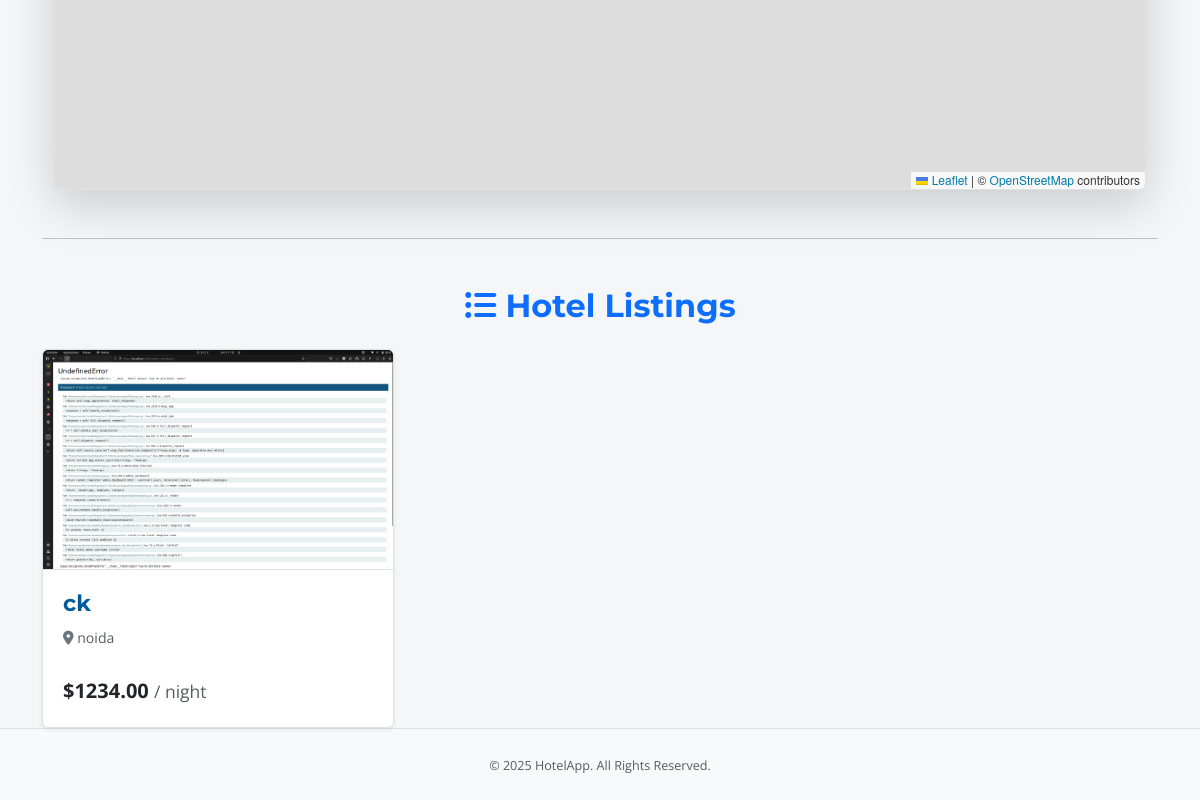
Before: / (lower part) with the older database file.
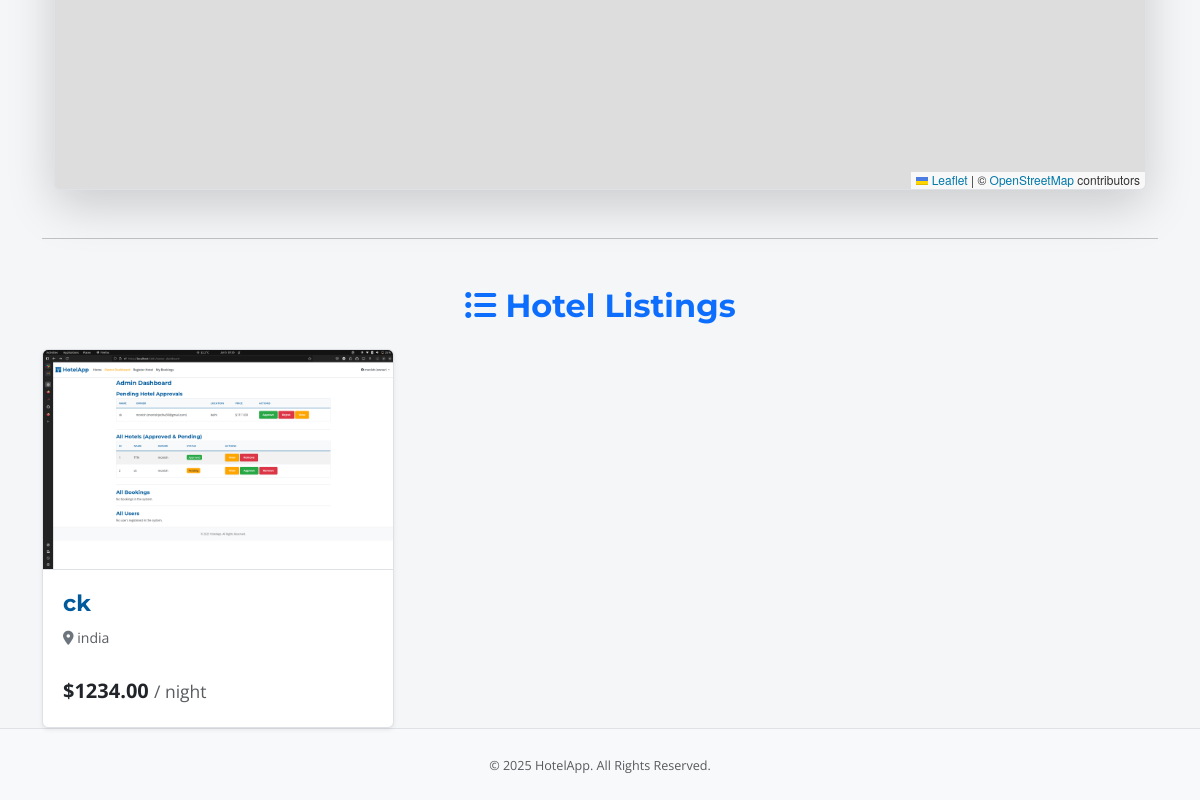
After: the same page with the newer database file.
### app.py (models this page shows, shortened)
class Hotel(db.Model):
    id = db.Column(db.Integer, primary_key=True)
    name = db.Column(db.String(100), nullable=False)
    location = db.Column(db.String(200), nullable=False)
    description = db.Column(db.Text, nullable=True)
    price_per_night = db.Column(db.Float, nullable=False)
    image_url = db.Column(db.String(255), nullable=True, default='https://via.placeholder.com/800x500.png?text=Main+Hotel+Image')
    owner_id = db.Column(db.Integer, db.ForeignKey('user.id'), nullable=False)
    is_approved = db.Column(db.Boolean, default=False, nullable=False)
    star_rating = db.Column(db.Integer, nullable=True)
    amenities = db.Column(db.String(300), nullable=True)
    latitude = db.Column(db.Float, nullable=True)
    longitude = db.Column(db.Float, nullable=True)
    gallery_images = db.relationship('HotelImage', backref='hotel_ref', lazy='dynamic', cascade="all, delete-orphan")
    bookings = db.relationship('Booking', backref='hotel_booking_ref', lazy=True, foreign_keys='Booking.hotel_id', cascade="all, delete-orphan")
    wishlisted_by_users = db.relationship('Wishlist', backref='hotel', lazy='dynamic', cascade='all, delete-orphan')

### app.py (the view)
@app.route('/')
def index():
    query = Hotel.query.filter_by(is_approved=True)
    search_term = request.args.get('search_term', '').strip()
    min_price_str = request.args.get('min_price', '').strip()
    max_price_str = request.args.get('max_price', '').strip()
    star_rating_str = request.args.get('star_rating', '').strip()
    amenities_filter_str = request.args.get('amenities_filter', '').strip()
    if search_term: query = query.filter(or_(Hotel.name.ilike(f"%{search_term}%"), Hotel.location.ilike(f"%{search_term}%")))
    if min_price_str:
        try: query = query.filter(Hotel.price_per_night >= float(min_price_str))
        except ValueError: pass
    if max_price_str:
        try: query = query.filter(Hotel.price_per_night <= float(max_price_str))
        except ValueError: pass
    if star_rating_str:
        try:
            sr = int(star_rating_str)
            if 1 <= sr <= 5: query = query.filter(Hotel.star_rating >= sr)
        except ValueError: pass
    if amenities_filter_str:
        req_amenities = [a.strip().lower() for a in amenities_filter_str.split(',') if a.strip()]
        if req_amenities:
            for amenity in req_amenities: query = query.filter(Hotel.amenities.ilike(f"%{amenity}%"))
    filtered_hotels = query.order_by(Hotel.name.asc()).all()
    return render_template('index.html', hotels=filtered_hotels)

### app.py (called while the page is built)
@app.context_processor # Makes function available in all templates
def utility_processor():
    def is_hotel_in_wishlist(hotel_id):
        if current_user.is_authenticated:
            return Wishlist.query.filter_by(user_id=current_user.id, hotel_id=hotel_id).first() is not None
        return False
    return dict(is_hotel_in_wishlist=is_hotel_in_wishlist)

### templates/index.html (shortened to what this page needs)
{% extends "base.html" %}
{% block content %}
<div class="container my-5"><div id="hotelMap" class="shadow-lg"></div></div>
<hr class="my-5">
<h2 class="mb-4 text-center text-primary"><i class="fas fa-list-ul"></i> Hotel Listings</h2>
{% if hotels %}
<div class="row row-cols-1 row-cols-md-2 row-cols-lg-3 g-4">
    {% for hotel in hotels %}
    <div class="col d-flex align-items-stretch">
        <div class="card h-100 shadow-sm hotel-card">
            <a href="{{ url_for('hotel_detail', hotel_id=hotel.id) }}" class="text-decoration-none"><img src="{{ hotel.image_url or 'https://via.placeholder.com/800x500.png?text=No+Image' }}" class="card-img-top" alt="{{ hotel.name }}" style="height: 220px; object-fit: cover;"></a>
            <div class="card-body d-flex flex-column">
                <h5 class="card-title"><a href="{{ url_for('hotel_detail', hotel_id=hotel.id) }}" class="text-decoration-none stretched-link">{{ hotel.name }}</a></h5>
                <p class="card-text mb-2"><small class="text-muted"><i class="fas fa-map-marker-alt text-secondary"></i> {{ hotel.location }}</small></p>
                <div class="d-flex justify-content-between align-items-center mt-auto">
                    <p class="fs-5 mb-0"><strong>${{ "%.2f"|format(hotel.price_per_night) }}</strong> <small class="text-muted">/ night</small></p>
                </div>
            </div>
        </div>
    </div>
    {% endfor %}
</div>
{% endif %}
{% endblock %}

### templates/base.html (shortened to what this page needs)
<!DOCTYPE html>
<html lang="en">
<head>
    <link href="https://cdn.jsdelivr.net/npm/bootstrap@5.3.2/dist/css/bootstrap.min.css" rel="stylesheet">
    <link rel="stylesheet" href="https://cdnjs.cloudflare.com/ajax/libs/font-awesome/6.4.2/css/all.min.css" />
    <link rel="stylesheet" href="https://unpkg.com/leaflet@1.9.4/dist/leaflet.css"/>
    <link rel="stylesheet" href="{{ url_for('static', filename='style.css') }}">
</head>
<body class="d-flex flex-column min-vh-100">
    <main class="container-fluid mt-4 flex-grow-1">
        <div class="container">
            {% block content %}{% endblock %}
        </div>
    </main>
    <footer class="py-4 mt-auto bg-light text-center text-muted border-top">
        <div class="container"><small>© <span id="currentYear"></span> HotelApp. All Rights Reserved.</small></div>
    </footer>
</body>
</html>

### static/style.css (style rules this page uses)
:root { --primary-color: #005A9C; --secondary-color: #FFA500; --light-bg: #f8f9fa; --dark-text: #212529; --medium-text: #6c757d; --border-color: #dee2e6; --card-shadow: 0 2px 8px rgba(0, 0, 0, 0.075); --card-hover-shadow: 0 6px 15px rgba(0, 0, 0, 0.12); }
body { font-family: 'Open Sans', sans-serif; color: var(--dark-text); background-color: #f4f6f8; padding-top: 75px; line-height: 1.6; display: flex; flex-direction: column; min-height: 100vh; }
.container, .container-fluid { flex-grow: 1; }
h1, h2, h3, h4, h5, h6 { font-family: 'Montserrat', sans-serif; font-weight: 700; color: var(--primary-color); }
h2 { font-size: 2rem; margin-bottom: 0.8rem; }
a { color: var(--primary-color); text-decoration: none; transition: color 0.2s ease-in-out; }
.card { border: 1px solid var(--border-color); border-radius: 0.375rem; box-shadow: var(--card-shadow); transition: box-shadow 0.25s ease-in-out, transform 0.25s ease-in-out; background-color: #fff; }
.card-img-top { border-bottom: 1px solid var(--border-color); }
.card-body { padding: 1.25rem; }
.card-title { font-size: 1.4rem; color: var(--primary-color); margin-bottom: 0.5rem; }
.card-text small.text-muted { font-size: 0.88em; }
#hotelMap { height: 450px; width: 100%; margin-bottom: 2.5rem; border-radius: 0.375rem; box-shadow: var(--card-shadow); border: 1px solid var(--border-color); }
footer { background-color: #e9ecef; padding: 1.5rem 0; font-size: 0.9em; color: var(--medium-text); }

### templates/base.html (style rules this page uses)
body { padding-top: 75px; }

Changed rows visible on the page:
changed Hotel "ck": image_url: a different picture; location "noida" → "india"
